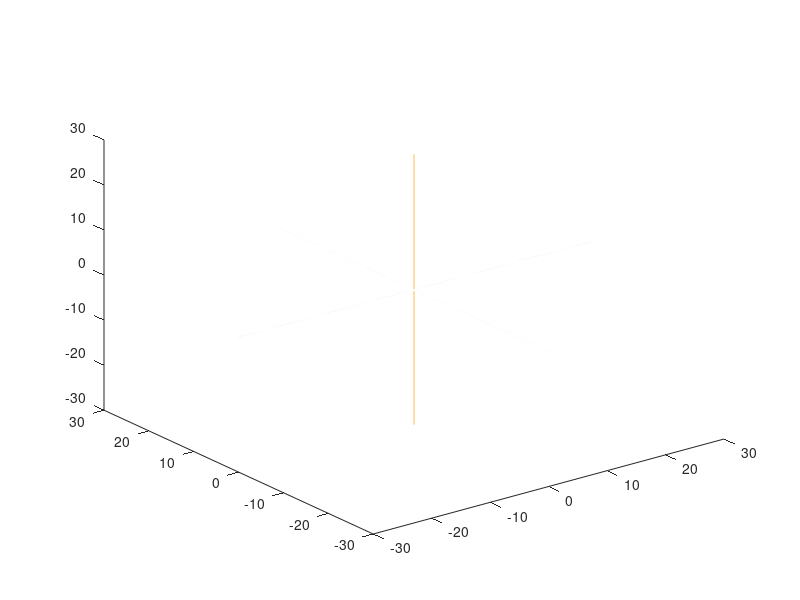

This figure's MATLAB source: (Note: this script raises an error after producing the figure.)
function Hand_Regular_Left_NoInstance_CSVRead()
Data = csvread('LeftHandMotionData.csv', 1, 0);
Time = Data(1:end, 1);
Size = length(Time);
red = Data(1:end, 2);
blue = Data(1:end, 5);
green = Data(1:end, 3);
white = Data(1:end, 4);

Helper = 90*ones(Size,1);
Helper2 = -pi/2*ones(Size,1);
Helper3 = -pi*ones(Size,1);
red = Helper - red;
blue = Helper - blue;
green = Helper - green;
white = Helper - white;



red = pi/180*red; %Ring Finger
blue = pi/180*blue;
green = pi/180*green;%Index Finger
white = pi/180*white;%Thumb

red2 = 2*red;
green2 = 2*green;
blue2 = 2*blue;
white2= 2*white;

red2 = red2 + Helper2;
green2 = green2 + Helper2;
blue2 = blue2 + Helper2;
white2= white2 + Helper2;

red3 = 3*red;
green3 = 3*green;
blue3 = 3*blue;
white3 = 3*white;

red3 = red3 + Helper3;
green3 = green3 + Helper3;
blue3 = blue3 + Helper3;
white3 = white3 + Helper3;

scale = 2;

%------------------Spherical Coordinate Conversion-------------------------
Theta = pi/2*ones(Size, 1);
Theta_Thumb = pi*3/4*ones(Size,1); %Posotive for the left hand
%Finger Length Matrix for lower half of finger
Finger_Lower_1 = scale*2*ones(Size,1);%Pinky
Finger_Lower_2 = scale*2.4*ones(Size,1);
Finger_Lower_3 = scale*2.8*ones(Size,1);
Finger_Lower_4 = scale*2.5*ones(Size,1);%Index Finger
Thumb_Lower = scale*2.5*ones(Size,1);
Finger_Middle_1 = scale*1.6*ones(Size,1);%Pinky
Finger_Middle_2 = scale*2.7*ones(Size,1);
Finger_Middle_3 = scale*2.8*ones(Size,1);
Finger_Middle_4 = scale*2.6*ones(Size,1);%Index Finger
Thumb_Upper = scale*2.5*ones(Size,1); %Thumbs only have two parts
Finger_Upper_1 = scale*2*ones(Size,1);
Finger_Upper_2 = scale*2.5*ones(Size,1);
Finger_Upper_3 = scale*2.5*ones(Size,1);
Finger_Upper_4 = scale*2.3*ones(Size,1);


%Conversion from Spherical to Rectangular Coordinates 
%Pinky 1
x_1_1 = Finger_Lower_1.*sin(blue).*cos(Theta);
y_1_1 = Finger_Lower_1.*sin(blue).*sin(Theta);
z_1_1 = Finger_Lower_1.*cos(blue);

%Pinky 2
x_2_1 = Finger_Middle_1.*sin(blue2).*cos(Theta);
y_2_1 = Finger_Middle_1.*sin(blue2).*sin(Theta);
z_2_1 = Finger_Middle_1.*cos(blue2);

%Pinky 3
x_3_1 = Finger_Upper_1.*sin(blue3).*cos(Theta);
y_3_1 = Finger_Upper_1.*sin(blue3).*sin(Theta);
z_3_1 = Finger_Upper_1.*cos(blue3);

%Ring Finger 1
x_1_2 = Finger_Lower_2.*sin(red).*cos(Theta);
y_1_2 = Finger_Lower_2.*sin(red).*sin(Theta);
z_1_2 = Finger_Lower_2.*cos(red);

%Ring Finger 2
x_2_2 = Finger_Middle_2.*sin(red2).*cos(Theta);
y_2_2 = Finger_Middle_2.*sin(red2).*sin(Theta);
z_2_2 = Finger_Middle_2.*cos(red2);

%Ring Finger 3
x_3_2 = Finger_Upper_2.*sin(red3).*cos(Theta);
y_3_2 = Finger_Upper_2.*sin(red3).*sin(Theta);
z_3_2 = Finger_Upper_2.*cos(red3);


%Middle Finger 1
x_1_3 = Finger_Lower_3.*sin(red).*cos(Theta);
y_1_3 = Finger_Lower_3.*sin(red).*sin(Theta);
z_1_3 = Finger_Lower_3.*cos(red);

%Middle Finger 2
x_2_3 = Finger_Middle_3.*sin(red2).*cos(Theta);
y_2_3 = Finger_Middle_3.*sin(red2).*sin(Theta);
z_2_3 = Finger_Middle_3.*cos(red2);

%Middle Finger 3
x_3_3 = Finger_Upper_3.*sin(red3).*cos(Theta);
y_3_3 = Finger_Upper_3.*sin(red3).*sin(Theta);
z_3_3 = Finger_Upper_3.*cos(red3);

%Index Finger 1
x_1_4 = Finger_Lower_4.*sin(green).*cos(Theta);
y_1_4 = Finger_Lower_4.*sin(green).*sin(Theta);
z_1_4 = Finger_Lower_4.*cos(green);

%Index Finger 2
x_2_4 = Finger_Middle_4.*sin(green2).*cos(Theta);
y_2_4 = Finger_Middle_4.*sin(green2).*sin(Theta);
z_2_4 = Finger_Middle_4.*cos(green2);

%Index Finger 3
x_3_4 = Finger_Upper_4.*sin(green3).*cos(Theta);
y_3_4 = Finger_Upper_4.*sin(green3).*sin(Theta);
z_3_4 = Finger_Upper_4.*cos(green3);

%Thumb 1
x_1_5 = Thumb_Lower.*sin(white).*cos(Theta_Thumb);
y_1_5 = Thumb_Lower.*sin(white).*sin(Theta_Thumb);
z_1_5 = Thumb_Lower.*cos(white);

%Ihumb 2
x_2_5 = Thumb_Upper.*sin(white2).*cos(Theta_Thumb);
y_2_5 = Thumb_Upper.*sin(white2).*sin(Theta_Thumb);
z_2_5 = Thumb_Upper.*cos(white2);







%--------------------------------------------------------------------------
%Line/Axis Plots 
t1a = -30:.01:30;
t1b = 0*t1a;
t1c = 0*t1a;

t2b = -30:.01:30;
t2a = 0*t2b;
t2c = 0*t2b;

t3c = -30:.01:30;
t3a = 0*t3c;
t3b = 0*t3c;
%--------------------------------------------------------------------------

finger_r = 1.5;
thumb_r = 1.6;
n = 20;
cyl_color = 'yellow';
closed = 1;
lines = 0;

for j = 1:Size
    %Axis Plots are necessary for instances not to show
    %Plot Axes
    plot3(t1a, t1b, t1c);
    hold on
    plot3(t2a, t2b, t2c);
    hold on
    plot3(t3a, t3b, t3c);
    hold on
    
    %Coordinate Set
    %Pinky 1
    xyz_begin_1_1 = [13 0 0];
    
    xyz_end_1_1 = [x_1_1(j) y_1_1(j) z_1_1(j)] + xyz_begin_1_1;
    
    %Pinky 2
    xyz_begin_2_1 = xyz_end_1_1;
    
    xyz_end_2_1 = [x_2_1(j) y_2_1(j) z_2_1(j)] + xyz_begin_2_1;
    
    %Pinky 3
    xyz_begin_3_1 = xyz_end_2_1;
    
    xyz_end_3_1 = [x_3_1(j) y_3_1(j) z_3_1(j)] + xyz_begin_3_1;
    
    %Ring 1
    xyz_begin_1_2 = [8.5 0 0];
    
    xyz_end_1_2 = [x_1_2(j) y_1_2(j) z_1_2(j)] + xyz_begin_1_2;
    
    %Ring 2
    xyz_begin_2_2 = xyz_end_1_2;
    
    xyz_end_2_2 = [x_2_2(j) y_2_2(j) z_2_2(j)] + xyz_begin_2_2;
    
    %Ring 3
    xyz_begin_3_2 = xyz_end_2_2;
    
    xyz_end_3_2 = [x_3_2(j) y_3_2(j) z_3_2(j)] + xyz_begin_3_2;
    
    %Middle 1
    xyz_begin_1_3 = [5 0 0];
    
    xyz_end_1_3 = [x_1_3(j) y_1_3(j) z_1_3(j)] + xyz_begin_1_3;
    
    %Middle 2
    xyz_begin_2_3 = xyz_end_1_3;
    
    xyz_end_2_3 = [x_2_3(j) y_2_3(j) z_2_3(j)] + xyz_begin_2_3;
    
    %Middle 3
    xyz_begin_3_3 = xyz_end_2_3;
    
    xyz_end_3_3 = [x_3_3(j) y_3_3(j) z_3_3(j)] + xyz_begin_3_3;
    
    %Index 1
    xyz_begin_1_4 = [1.5 0 0];
    
    xyz_end_1_4 = [x_1_4(j) y_1_4(j) z_1_4(j)] + xyz_begin_1_4;
    
    %Index 2
    xyz_begin_2_4 = xyz_end_1_4;
    
    xyz_end_2_4 = [x_2_4(j) y_2_4(j) z_2_4(j)] + xyz_begin_2_4;
    
    %Index 3
    xyz_begin_3_4 = xyz_end_2_4;
    
    xyz_end_3_4 = [x_3_4(j) y_3_4(j) z_3_4(j)] + xyz_begin_3_4;
    
    %Thumb 1
    xyz_begin_1_5 = [0 -10 0];
    
    xyz_end_1_5 = [x_1_5(j) y_1_5(j) z_1_5(j)] + xyz_begin_1_5;
    
    %Thumb 2
    xyz_begin_2_5 = xyz_end_1_5;
    
    xyz_end_2_5 = [x_2_5(j) y_2_5(j) z_2_5(j)] + xyz_begin_2_5;

    %Plot Rectangle Hand
    Cylinder([7.5 0 -7.5],[7.5 -10 -7.5],7.5,n,cyl_color,closed,lines)
    
    %Plotting Fingers -----------------------------------------------------
    %Pinky
    Cylinder(xyz_begin_1_1,xyz_end_1_1,finger_r,n,cyl_color,closed,lines)
    hold on
    Cylinder(xyz_begin_2_1,xyz_end_2_1,finger_r,n,cyl_color,closed,lines)
    hold on
    Cylinder(xyz_begin_3_1,xyz_end_3_1,finger_r,n,cyl_color,closed,lines)
    hold on
    
    %Ring
    Cylinder(xyz_begin_1_2,xyz_end_1_2,finger_r,n,cyl_color,closed,lines)
    hold on
    Cylinder(xyz_begin_2_2,xyz_end_2_2,finger_r,n,cyl_color,closed,lines)
    hold on
    Cylinder(xyz_begin_3_2,xyz_end_3_2,finger_r,n,cyl_color,closed,lines)
    hold on
    
    
    %Middle
    Cylinder(xyz_begin_1_3,xyz_end_1_3,finger_r,n,cyl_color,closed,lines)
    hold on
    Cylinder(xyz_begin_2_3,xyz_end_2_3,finger_r,n,cyl_color,closed,lines)
    hold on
    Cylinder(xyz_begin_3_3,xyz_end_3_3,finger_r,n,cyl_color,closed,lines)
    hold on
    
    
    %Index
    Cylinder(xyz_begin_1_4,xyz_end_1_4,finger_r,n,cyl_color,closed,lines)
    hold on
    Cylinder(xyz_begin_2_4,xyz_end_2_4,finger_r,n,cyl_color,closed,lines)
    hold on
    Cylinder(xyz_begin_3_4,xyz_end_3_4,finger_r,n,cyl_color,closed,lines)
    hold on
    
    
    %Thumb
    Cylinder(xyz_begin_1_5,xyz_end_1_5,thumb_r,n,cyl_color,closed,lines)
    hold on
    Cylinder(xyz_begin_2_5,xyz_end_2_5,thumb_r,n,cyl_color,closed,lines)
    hold on
   
    
    
    
    axis([-10 20 -20 20 -20 20])
    drawnow
    hold off
end


clear;
end